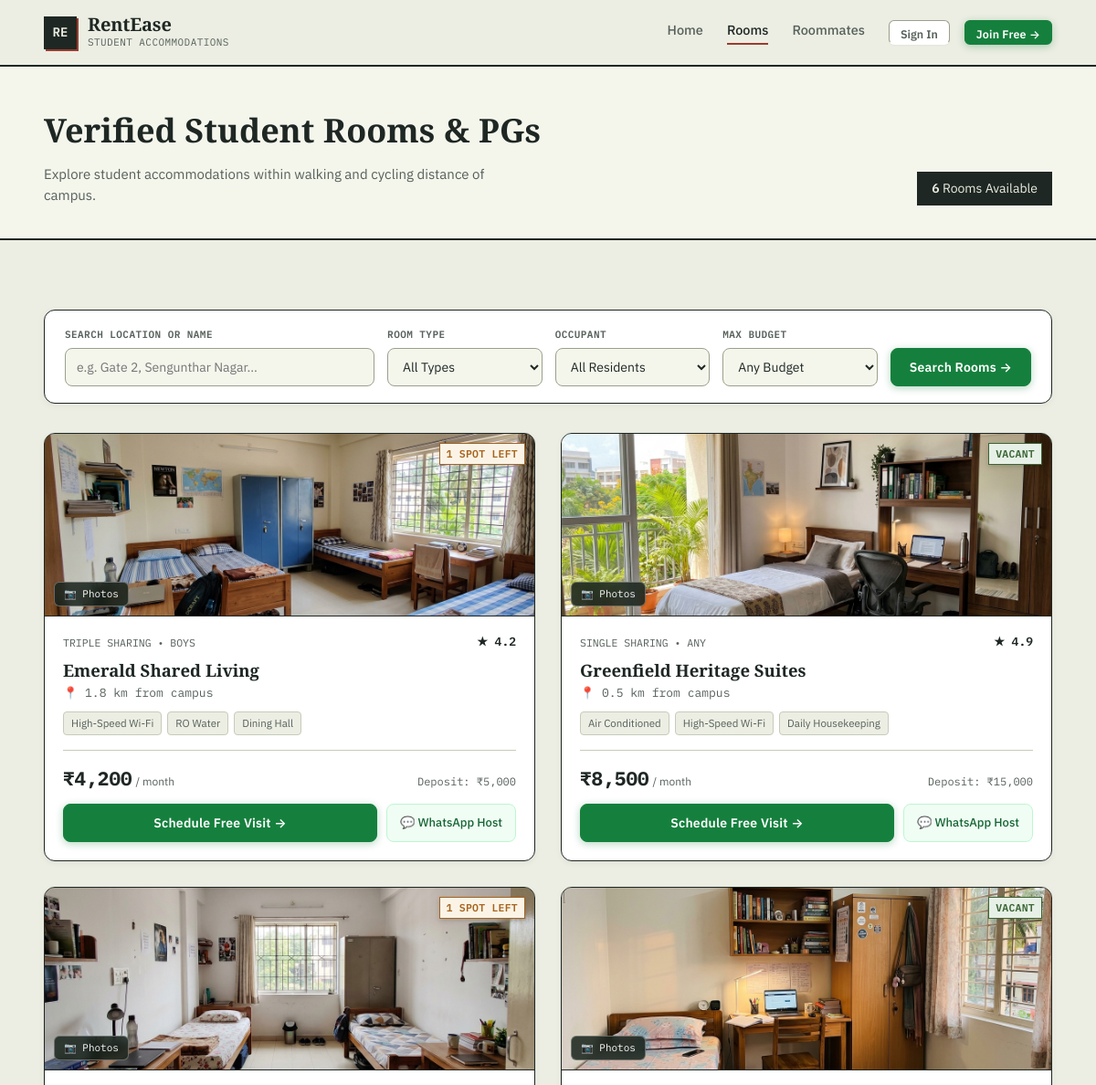
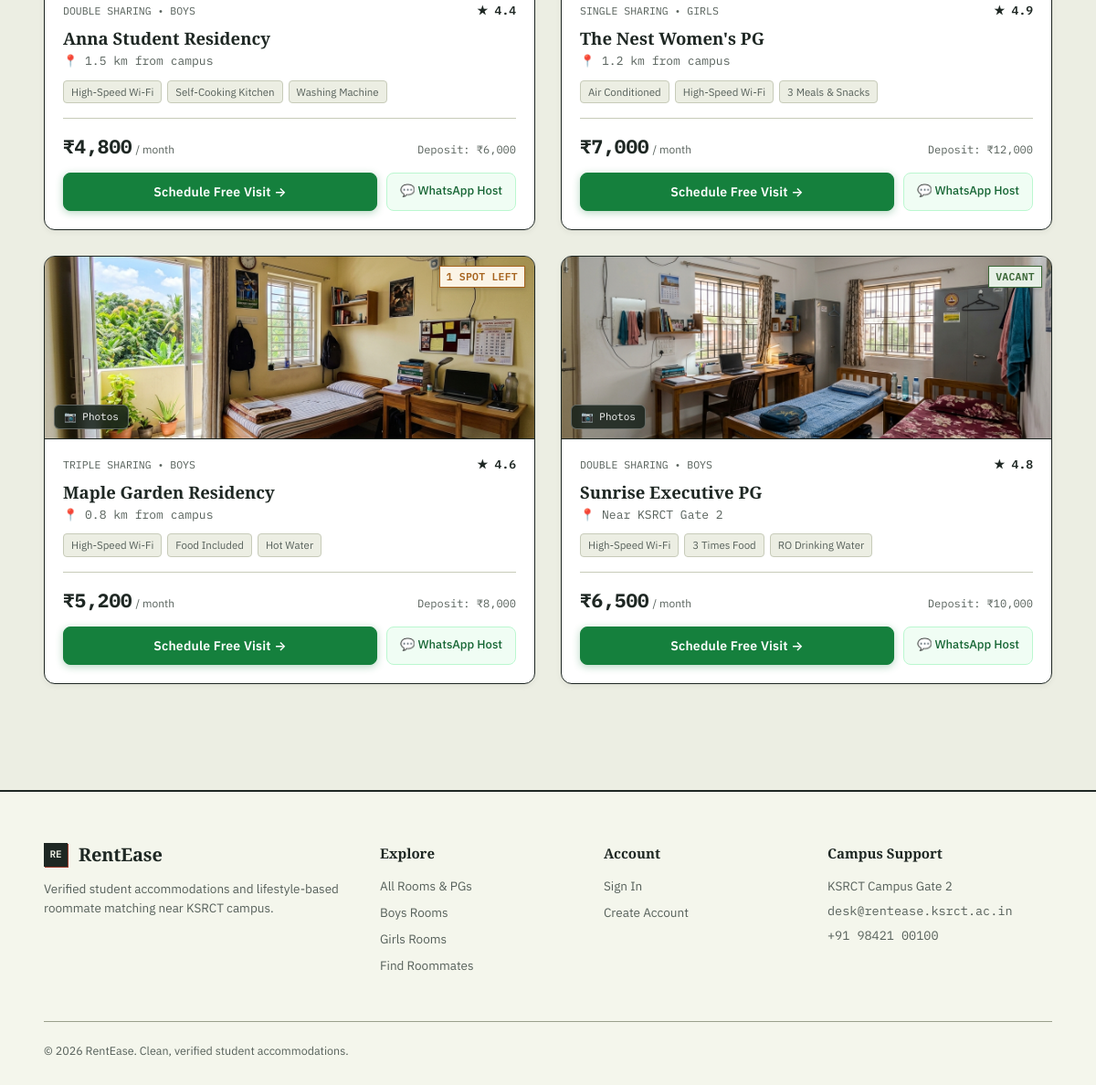
The page /listings on the database its author committed (2 pictures, top to bottom).
### tables this page shows
CREATE TABLE listings (
        id INTEGER PRIMARY KEY AUTOINCREMENT,
        name TEXT NOT NULL,
        area TEXT NOT NULL,
        address TEXT NOT NULL,
        rent_monthly INTEGER NOT NULL,
        deposit INTEGER NOT NULL DEFAULT 0,
        room_type TEXT NOT NULL, -- 'Single', 'Double', 'Triple'
        gender_pref TEXT NOT NULL, -- 'Boys', 'Girls', 'Any'
        amenities TEXT NOT NULL, -- comma separated: 'WiFi, Food, AC, Power Backup'
        status TEXT NOT NULL DEFAULT 'Vacant', -- 'Vacant', '1 spot left', 'Occupied'
        status_kind TEXT NOT NULL DEFAULT 'open', -- 'open', 'low', 'full'
        rating REAL NOT NULL DEFAULT 4.5,
        reviews_count INTEGER NOT NULL DEFAULT 12,
        description TEXT,
        image_url TEXT,
        contact_phone TEXT,
        owner_id INTEGER,
        created_at TIMESTAMP DEFAULT CURRENT_TIMESTAMP, images TEXT,
        FOREIGN KEY (owner_id) REFERENCES users (id) ON DELETE SET NULL
    );

### app.py (the view)
@app.route("/listings")
def listings():
    q = request.args.get("q", "").strip()
    room_type = request.args.get("room_type", "")
    gender_pref = request.args.get("gender_pref", "")
    max_rent = request.args.get("max_rent", type=int)
    conn = get_db_connection()
    query = "SELECT * FROM listings WHERE 1=1"
    params = []
    if q:
        query += " AND (name LIKE ? OR area LIKE ? OR address LIKE ? OR amenities LIKE ?)"
        term = f"%{q}%"
        params.extend([term, term, term, term])
    if room_type:
        query += " AND room_type = ?"
        params.append(room_type)
    if gender_pref:
        query += " AND (gender_pref = ? OR gender_pref = 'Any')"
        params.append(gender_pref)
    if max_rent:
        query += " AND rent_monthly <= ?"
        params.append(max_rent)
    query += " ORDER BY id DESC"
    all_listings = conn.execute(query, params).fetchall()
    saved_ids = []
    if "user_id" in session:
        rows = conn.execute("SELECT listing_id FROM saved_listings WHERE user_id = ?", (session["user_id"],)).fetchall()
        saved_ids = [r["listing_id"] for r in rows]
    conn.close()
    return render_template(
        "listings/index.html",
        listings=all_listings,
        saved_ids=saved_ids,
        search_query=q,
        room_type=room_type,
        gender_pref=gender_pref,
        max_rent=max_rent,
    )

### app.py (called while the page is built)
@app.context_processor
def inject_current_user():
    user = None
    if "user_id" in session:
        conn = get_db_connection()
        user = conn.execute("SELECT id, name, email, role, college, phone, avatar_initials FROM users WHERE id = ?", (session["user_id"],)).fetchone()
        conn.close()
    return {"current_user": user}

### db.py (called while the page is built)
def get_db_connection():
    conn = sqlite3.connect(DB_PATH)
    conn.row_factory = sqlite3.Row
    conn.execute("PRAGMA foreign_keys = ON;")
    return conn

### templates/listings/index.html (shortened to what this page needs)
{% extends "base.html" %}
{% block content %}
<div class="page-header">
  <div class="wrap">
    <div class="page-header-content">
      <div>
        <h1>Verified Student Rooms &amp; PGs</h1>
        <p class="page-header-sub">
          Explore student accommodations within walking and cycling distance of campus.
        </p>
      </div>
      <div class="register-summary-pill">
        <span class="mono bold">{{ listings|length }}</span> Rooms Available
      </div>
    </div>
  </div>
</div>
<div class="catalog-section">
  <div class="wrap">
    <form action="{{ url_for('listings') }}" method="GET" class="filter-card">
      <div class="filter-grid">
        <div class="filter-group search-group">
          <label for="filter_q" class="filter-label">Search Location or Name</label>
          <input type="text" id="filter_q" name="q" class="filter-input" placeholder="e.g. Gate 2, Sengunthar Nagar..."
            value="{{ search_query or '' }}">
        </div>
        <div class="filter-group">
          <label for="filter_type" class="filter-label">Room Type</label>
          <select id="filter_type" name="room_type" class="filter-select">
            <option value="">All Types</option>
          </select>
        </div>
        <div class="filter-group">
          <label for="filter_gender" class="filter-label">Occupant</label>
          <select id="filter_gender" name="gender_pref" class="filter-select">
            <option value="">All Residents</option>
          </select>
        </div>
        <div class="filter-group">
          <label for="filter_rent" class="filter-label">Max Budget</label>
          <select id="filter_rent" name="max_rent" class="filter-select">
            <option value="">Any Budget</option>
          </select>
        </div>
        <div class="filter-actions">
          <button type="submit" class="btn btn-primary">Search Rooms &rarr;</button>
        </div>
      </div>
    </form>
    {% if listings %}
    <div class="cards-grid catalog-grid">
      {% for item in listings %}
      <div class="room-card">
        <div class="room-card-photo-wrapper cursor-pointer"
          onclick='openGalleryModal("{{ item.name }}", "{{ item.area }}", {{ item.images|default("[]")|safe if item.images else "[\"" ~ item.image_url ~ "\"]" }})'
          title="Click to view photos">
          <img src="{{ item.image_url or '/static/images/rooms/sunrise_pg.jpg' }}" alt="{{ item.name }}"
            class="room-card-thumb" loading="lazy">
          <span class="photo-gallery-badge">
            📷 Photos
          </span>
          <span
            class="status-tag room-thumb-status {% if item.status_kind == 'open' %}status-open{% elif item.status_kind == 'low' %}status-low{% else %}status-full{% endif %}">
            {{ item.status }}
          </span>
        </div>
        <div class="room-card-content">
          <div class="room-card-header">
            <span class="room-type-badge">{{ item.room_type }} Sharing &bull; {{ item.gender_pref }}</span>
            <span class="mono bold" style="font-size: 13px; color: var(--ink);">★ {{ item.rating }}</span>
          </div>
          <h3 class="room-title">{{ item.name }}</h3>
          <p class="room-area mono">📍 {{ item.area }}</p>
          <div class="room-amenities">
            {% for am in item.amenities.split(', ')[:3] %}
            <span class="amenity-chip">{{ am }}</span>
            {% endfor %}
          </div>
          <div class="room-card-footer">
            <div class="room-price-stack">
              <div class="room-price">
                <span class="price-val mono">₹{{ "{:,}".format(item.rent_monthly) }}</span>
                <span class="price-period">/ month</span>
              </div>
              <span class="room-deposit-sub mono">Deposit: ₹{{ "{:,}".format(item.deposit) }}</span>
            </div>
            <div class="card-action-buttons">
              <button type="button" class="btn btn-primary"
                onclick="openBookingModal({{ item.id }}, '{{ item.name }}', '{{ item.area }}', '{{ item.rent_monthly }}')">
                Schedule Free Visit &rarr;
              </button>
              <button type="button" class="btn btn-whatsapp-subtle" onclick="chatWhatsApp({{ item.id }})"
                title="Direct WhatsApp chat with property host">
                💬 WhatsApp Host
              </button>
            </div>
          </div>
        </div>
      </div>
      {% endfor %}
    </div>
    {% endif %}
  </div>
</div>
{% endblock %}

### rows shown on the page
listings: image_url (picture), status "1 SPOT LEFT", room_type "TRIPLE", gender_pref "BOYS", rating "4.2", name "Emerald Shared Living", area "1.8 km from campus", 3 "High-Speed Wi-Fi" "RO Water" "Dining Hall", rent_monthly "4,200", deposit "5,000"
listings: image_url (picture), status "VACANT", room_type "SINGLE", gender_pref "ANY", rating "4.9", name "Greenfield Heritage Suites", area "0.5 km from campus", 3 "Air Conditioned" "High-Speed Wi-Fi" "Daily Housekeeping", rent_monthly "8,500", deposit "15,000"
listings: image_url (picture), status "1 SPOT LEFT", room_type "DOUBLE", gender_pref "BOYS", rating "4.4", name "Anna Student Residency", area "1.5 km from campus", 3 "High-Speed Wi-Fi" "Self-Cooking Kitchen" "Washing Machine", rent_monthly "4,800", deposit "6,000"
listings: image_url (picture), status "VACANT", room_type "SINGLE", gender_pref "GIRLS", rating "4.9", name "The Nest Women's PG", area "1.2 km from campus", 3 "Air Conditioned" "High-Speed Wi-Fi" "3 Meals & Snacks", rent_monthly "7,000", deposit "12,000"
listings: image_url (picture), status "1 SPOT LEFT", room_type "TRIPLE", gender_pref "BOYS", rating "4.6", name "Maple Garden Residency", area "0.8 km from campus", 3 "High-Speed Wi-Fi" "Food Included" "Hot Water", rent_monthly "5,200", deposit "8,000"
listings: image_url (picture), status "VACANT", room_type "DOUBLE", gender_pref "BOYS", rating "4.8", name "Sunrise Executive PG", area "Near KSRCT Gate 2", 3 "High-Speed Wi-Fi" "3 Times Food" "RO Drinking Water", rent_monthly "6,500", deposit "10,000"

### other values the page prints
{{ listings|length }} "6"
